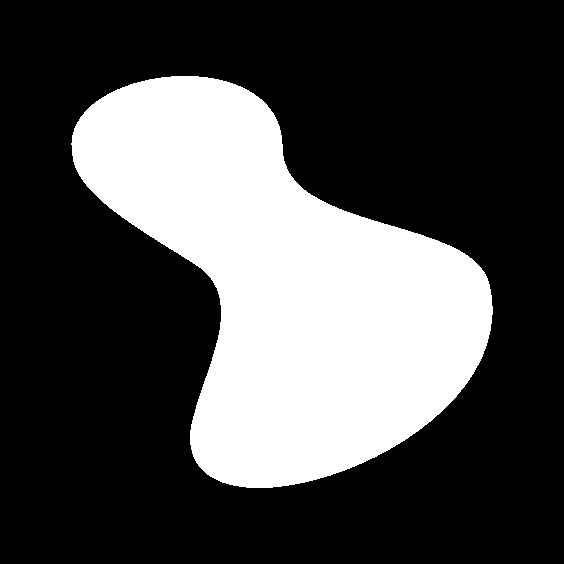
%> input picture processamento-de-imagens/images/regiao.tif, 564 x 564 px
$ octave detect.m   (GNU Octave 9; MATLAB toolbox functions it lacks are replaced by stand-ins)
%> lines starting %> are read from the running program, lines starting %| are printed output that depends on the picture; in (x1, y1, x2, y2) boxes, pixels count from 0 and x2, y2 are one past the last pixel; in counts of white or black regions, pixels touching at a corner belong together; the program's own positions count from 1
pkg load image;

m = [
  -1 -1 -1;
  -1  8 -1;
  -1 -1 -1;
];

f = imread("images/regiao.tif");
%> f is the input picture: size 564x564 uint8; values 127 (black) and 204 (white), 29.4% white; 1 white region, box (x1, y1, x2, y2) and area: (71, 76, 493, 488) 93671

g = conv2(f, m);
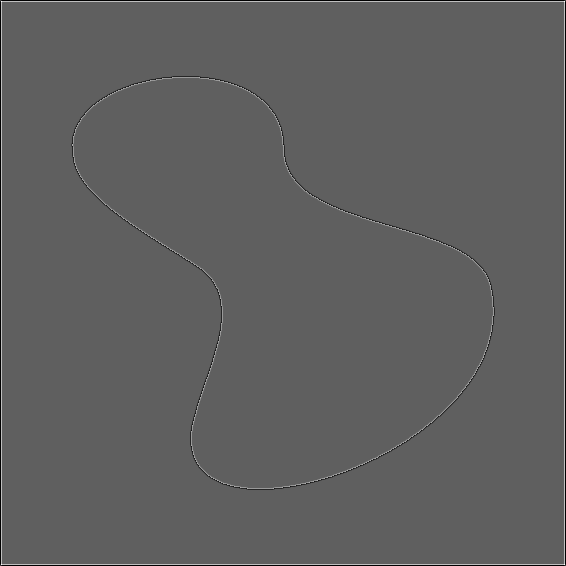
%> g: size 566x566 double; min -381, max 635, mean 0; drawn with min black and max white

figure, imshow(f);
figure, imshow(g);
%> after `imshow(g)`:
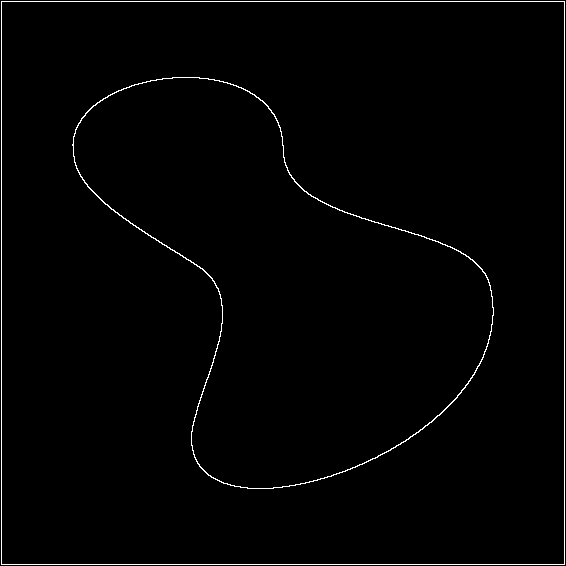
%> displayed picture: size 566x566, on the screen's scale of 0 to 255; 1.2% white in thin lines or dots
